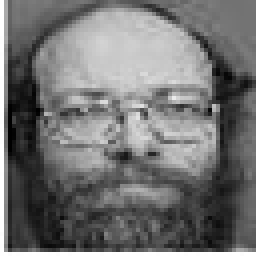
#> input picture bigdata/源代码汇总-2020-12-16/第12章 数据降维之PCA主成分分析/源代码汇总_PyCharm格式/olivettifaces/18_0.jpg, 64 x 64 px, found by its file name (shown 4 times larger); its folder holds only this picture in this run
$ python '12.2 案例实战 - 人脸识别模型.py'
#> lines starting #> are read from the running program, lines starting #| are printed output that depends on the picture
# # 12.2 案例实战 - 人脸识别模型
# # 12.2.2 人脸数据读取、处理与变量提取
# 1.读取人脸照片数据
import os
names = os.listdir('olivettifaces')
print(names[0:5])

from PIL import Image
img0 = Image.open('olivettifaces\\' + names[0])
#> img0 is the input picture: PIL image 64x64 RGB; min 0, max 255, mean 114.2
img0.show()

print(img0)
#| <PIL.JpegImagePlugin.JpegImageFile image mode=RGB size=64x64 at 0x7F5622047E50>

# 2.人脸数据处理 - 特征变量提取
import numpy as np
img0 = img0.convert('L')
#> img0: PIL image 64x64 L
img0 = img0.resize((32, 32))
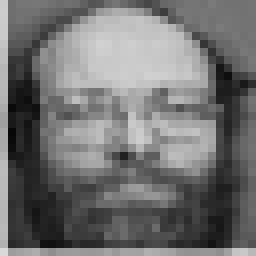
#> img0: PIL image 32x32 L (shown 8 times larger); min 7, max 217, mean 113.5
arr = np.array(img0)
print(arr)
#> (printed output is left out)

import pandas as pd
pd.DataFrame(arr)
arr = arr.reshape(1, -1)
print(arr)
#> (printed output is left out)

print(arr.flatten().tolist())
#> (printed output is left out)

X = []
for i in names:
    img = Image.open('olivettifaces\\' + i)
    img = img.convert('L')
    img = img.resize((32, 32))
    arr = np.array(img)
    X.append(arr.reshape(1, -1).flatten().tolist())

import pandas as pd
X = pd.DataFrame(X)
#> X = table of 1 rows and 1024 columns
print(X)
#> (printed output is left out)

print(X.shape)
#| (1, 1024)

# 3.人脸数据处理 - 目标变量提取
print(int(names[0].split('_')[0]))

y = []
for i in names:
    img = Image.open('olivettifaces\\' + i)
    y.append(int(i.split('_')[0]))

print(y)

$ run again, on bigdata/源代码汇总-2020-12-16/第12章 数据降维之PCA主成分分析/源代码汇总_PyCharm格式/olivettifaces/18_3.jpg
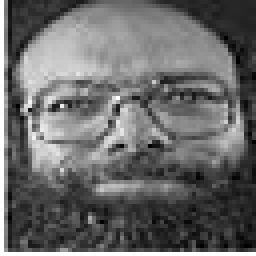
#> input picture bigdata/源代码汇总-2020-12-16/第12章 数据降维之PCA主成分分析/源代码汇总_PyCharm格式/olivettifaces/18_3.jpg, 64 x 64 px, found by its file name (shown 4 times larger)
#> img0 is the input picture: PIL image 64x64 RGB; min 0, max 255, mean 105.5
#| <PIL.JpegImagePlugin.JpegImageFile image mode=RGB size=64x64 at 0x7F562205FED0>
#> `img0 = img0.resize((32, 32))`:
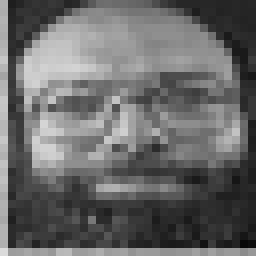
#> img0: PIL image 32x32 L (shown 8 times larger); min 7, max 219, mean 104.8
#> (printed output is left out)
#> (printed output is left out)
#> (printed output is left out)
#> X = table of 1 rows and 1024 columns
#> (printed output is left out)
#| (1, 1024)

$ run again, on bigdata/源代码汇总-2020-12-16/第12章 数据降维之PCA主成分分析/源代码汇总_PyCharm格式/olivettifaces/18_6.jpg
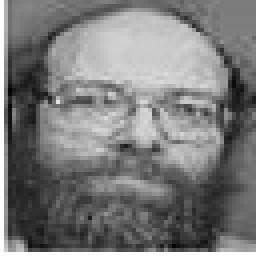
#> input picture bigdata/源代码汇总-2020-12-16/第12章 数据降维之PCA主成分分析/源代码汇总_PyCharm格式/olivettifaces/18_6.jpg, 64 x 64 px, found by its file name (shown 4 times larger)
#> img0 is the input picture: PIL image 64x64 RGB; min 0, max 255, mean 122.5
#| <PIL.JpegImagePlugin.JpegImageFile image mode=RGB size=64x64 at 0x7F562205F250>
#> `img0 = img0.resize((32, 32))`:
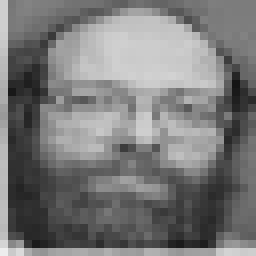
#> img0: PIL image 32x32 L (shown 8 times larger); min 21, max 237, mean 121.9
#> (printed output is left out)
#> (printed output is left out)
#> (printed output is left out)
#> X = table of 1 rows and 1024 columns
#> (printed output is left out)
#| (1, 1024)

$ run again, on bigdata/源代码汇总-2020-12-16/第12章 数据降维之PCA主成分分析/源代码汇总_PyCharm格式/olivettifaces/18_9.jpg
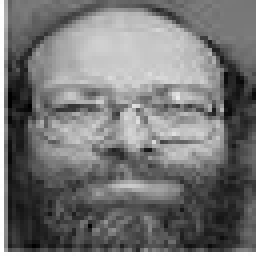
#> input picture bigdata/源代码汇总-2020-12-16/第12章 数据降维之PCA主成分分析/源代码汇总_PyCharm格式/olivettifaces/18_9.jpg, 64 x 64 px, found by its file name (shown 4 times larger)
#> img0 is the input picture: PIL image 64x64 RGB; min 0, max 255, mean 118
#| <PIL.JpegImagePlugin.JpegImageFile image mode=RGB size=64x64 at 0x7F56243AD410>
#> `img0 = img0.resize((32, 32))`:
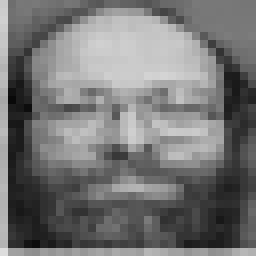
#> img0: PIL image 32x32 L (shown 8 times larger); min 9, max 221, mean 117.3
#> (printed output is left out)
#> (printed output is left out)
#> (printed output is left out)
#> X = table of 1 rows and 1024 columns
#> (printed output is left out)
#| (1, 1024)
